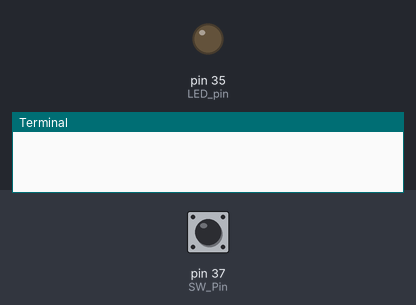
A program run on a simulated Raspberry Pi (header pin numbers). Shown: output pins drawn as LEDs (lit = HIGH), the last lines printed to the terminal. The inputs (shaded band) are chosen by the test bench; at power-on: pin 37 (SW_Pin) HIGH. The clock reads 2024-03-15 10:24:30 at power-on unless the program sets it.

Above: at 1.2 s.
1.3 s: pin 37 (SW_Pin) pulled LOW for 0.15 s
At 2.3 s:
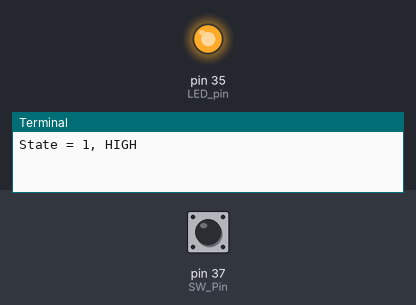
3.0 s: pin 37 (SW_Pin) pulled LOW for 1 s
At 5.2 s:
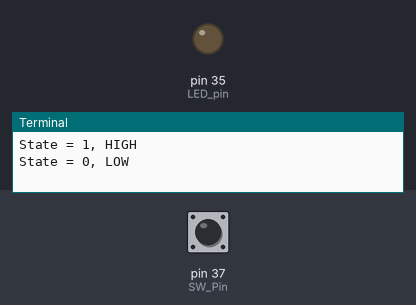
5.5 s: pin 37 (SW_Pin) pulled LOW for 3.2 s
At 9.0 s:
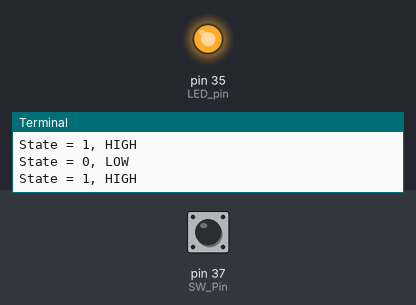
Timing chart, 0 to 10.5 s (numbered marks = the images above; inputs shaded):
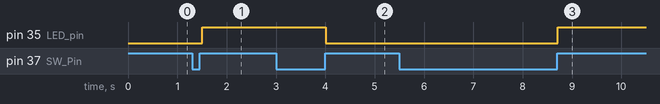

Measured:
- after the input at 1.3 s, pin 35 (LED_pin): LOW → HIGH after 0.21 s
- after the input at 3.0 s, pin 35 (LED_pin): HIGH → LOW after 1.0 s
- after the input at 5.5 s, pin 35 (LED_pin): LOW → HIGH after 3.2 s

The program:

Q101-0102.py
```python
import RPi.GPIO as GPIO
import time

LED_pin = 35
SW_Pin = 37
SW_State = 0
debounce_time = 0.1  # Adjust this value to set the debounce time (in seconds)

GPIO.setmode(GPIO.BOARD)
GPIO.setwarnings(False)
GPIO.setup(LED_pin, GPIO.OUT)
GPIO.setup(SW_Pin, GPIO.IN, pull_up_down=GPIO.PUD_UP)

def toggle_led_state():
    global SW_State
    if SW_State == 0:
        SW_State = 1
        GPIO.output(LED_pin, GPIO.HIGH)
        print("State = 1, HIGH")
    else:
        SW_State = 0
        GPIO.output(LED_pin, GPIO.LOW)
        print("State = 0, LOW")

def handle_switch_press():
    start_time = time.time()
    previous_state = GPIO.input(SW_Pin)

    while GPIO.input(SW_Pin) == previous_state:
        if time.time() - start_time >= 1.0:  # Adjust the duration as needed
            return  # Exit the function without changing the LED state
        time.sleep(0.1)

    toggle_led_state()

previous_state = GPIO.HIGH
current_state = GPIO.HIGH
state_changed_time = time.time()

while True:
    previous_state = current_state
    current_state = GPIO.input(SW_Pin)

    if current_state != previous_state:
        state_changed_time = time.time()

    if current_state == GPIO.LOW and time.time() - state_changed_time >= debounce_time:
        handle_switch_press()
```
